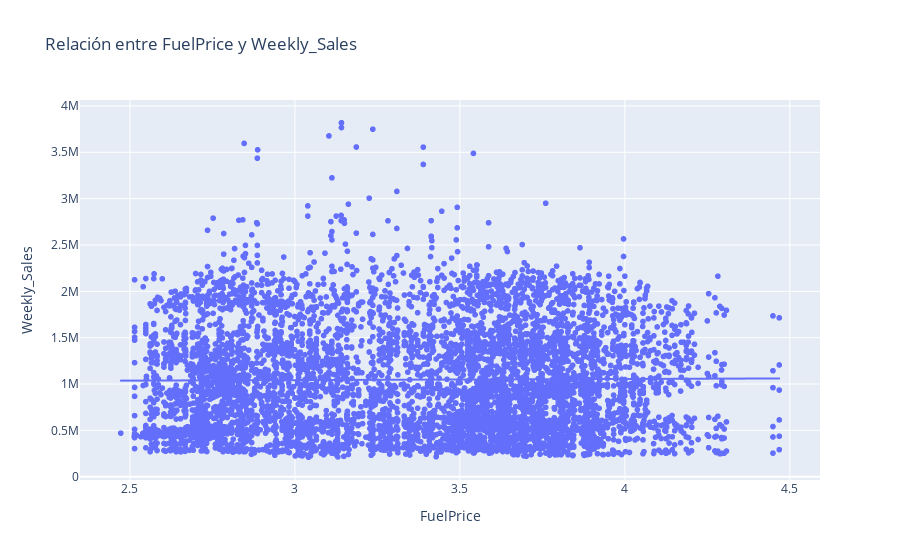

Notebook code cell kept with this figure:
### Code cell
df_filtered = df[['Fuel_Price', 'Unemployment', 'Weekly_Sales']].dropna()
# Crear gráfico de dispersión con Plotly
fig = px.scatter(df_filtered, 
                 x='Fuel_Price', 
                 y='Weekly_Sales', 
                 labels={'Fuel_Price': 'FuelPrice', 'Weekly_Sales': 'Weekly_Sales'},
                 title='Relación entre FuelPrice y Weekly_Sales',
                 trendline="ols")

# Mostrar gráfico
fig.show()

### Figure 1 — Plotly figure (JSON) as saved in the notebook; plotly's stock layout.template omitted (floating-point values rounded to 4 significant figures; data arrays with more than 128 entries replaced by an {"elided": "..."} marker saying what was removed)
{"data": [{"hovertemplate": "FuelPrice=%{x}<br>Weekly_Sales=%{y}<extra></extra>", "legendgroup": "", "marker": {"color": "#636efa", "symbol": "circle"}, "mode": "markers", "name": "", "showlegend": false, "type": "scattergl", "x": {"elided": "6434 float values"}, "xaxis": "x", "y": {"elided": "6434 float values"}, "yaxis": "y"}, {"hovertemplate": "<b>OLS trendline</b><br>Weekly_Sales = 11787.1 * Fuel_Price + 1.00743e+06<br>R<sup>2</sup>=0.000092<br><br>FuelPrice=%{x}<br>Weekly_Sales=%{y} <b>(trend)</b><extra></extra>", "legendgroup": "", "marker": {"color": "#636efa", "symbol": "circle"}, "mode": "lines", "name": "", "showlegend": false, "type": "scattergl", "x": {"elided": "6434 float values"}, "xaxis": "x", "y": {"elided": "6434 float values"}, "yaxis": "y"}], "layout": {"legend": {"tracegroupgap": 0}, "title": {"text": "Relación entre FuelPrice y Weekly_Sales"}, "xaxis": {"anchor": "y", "domain": [0, 1], "title": {"text": "FuelPrice"}}, "yaxis": {"anchor": "x", "domain": [0, 1], "title": {"text": "Weekly_Sales"}}}}
